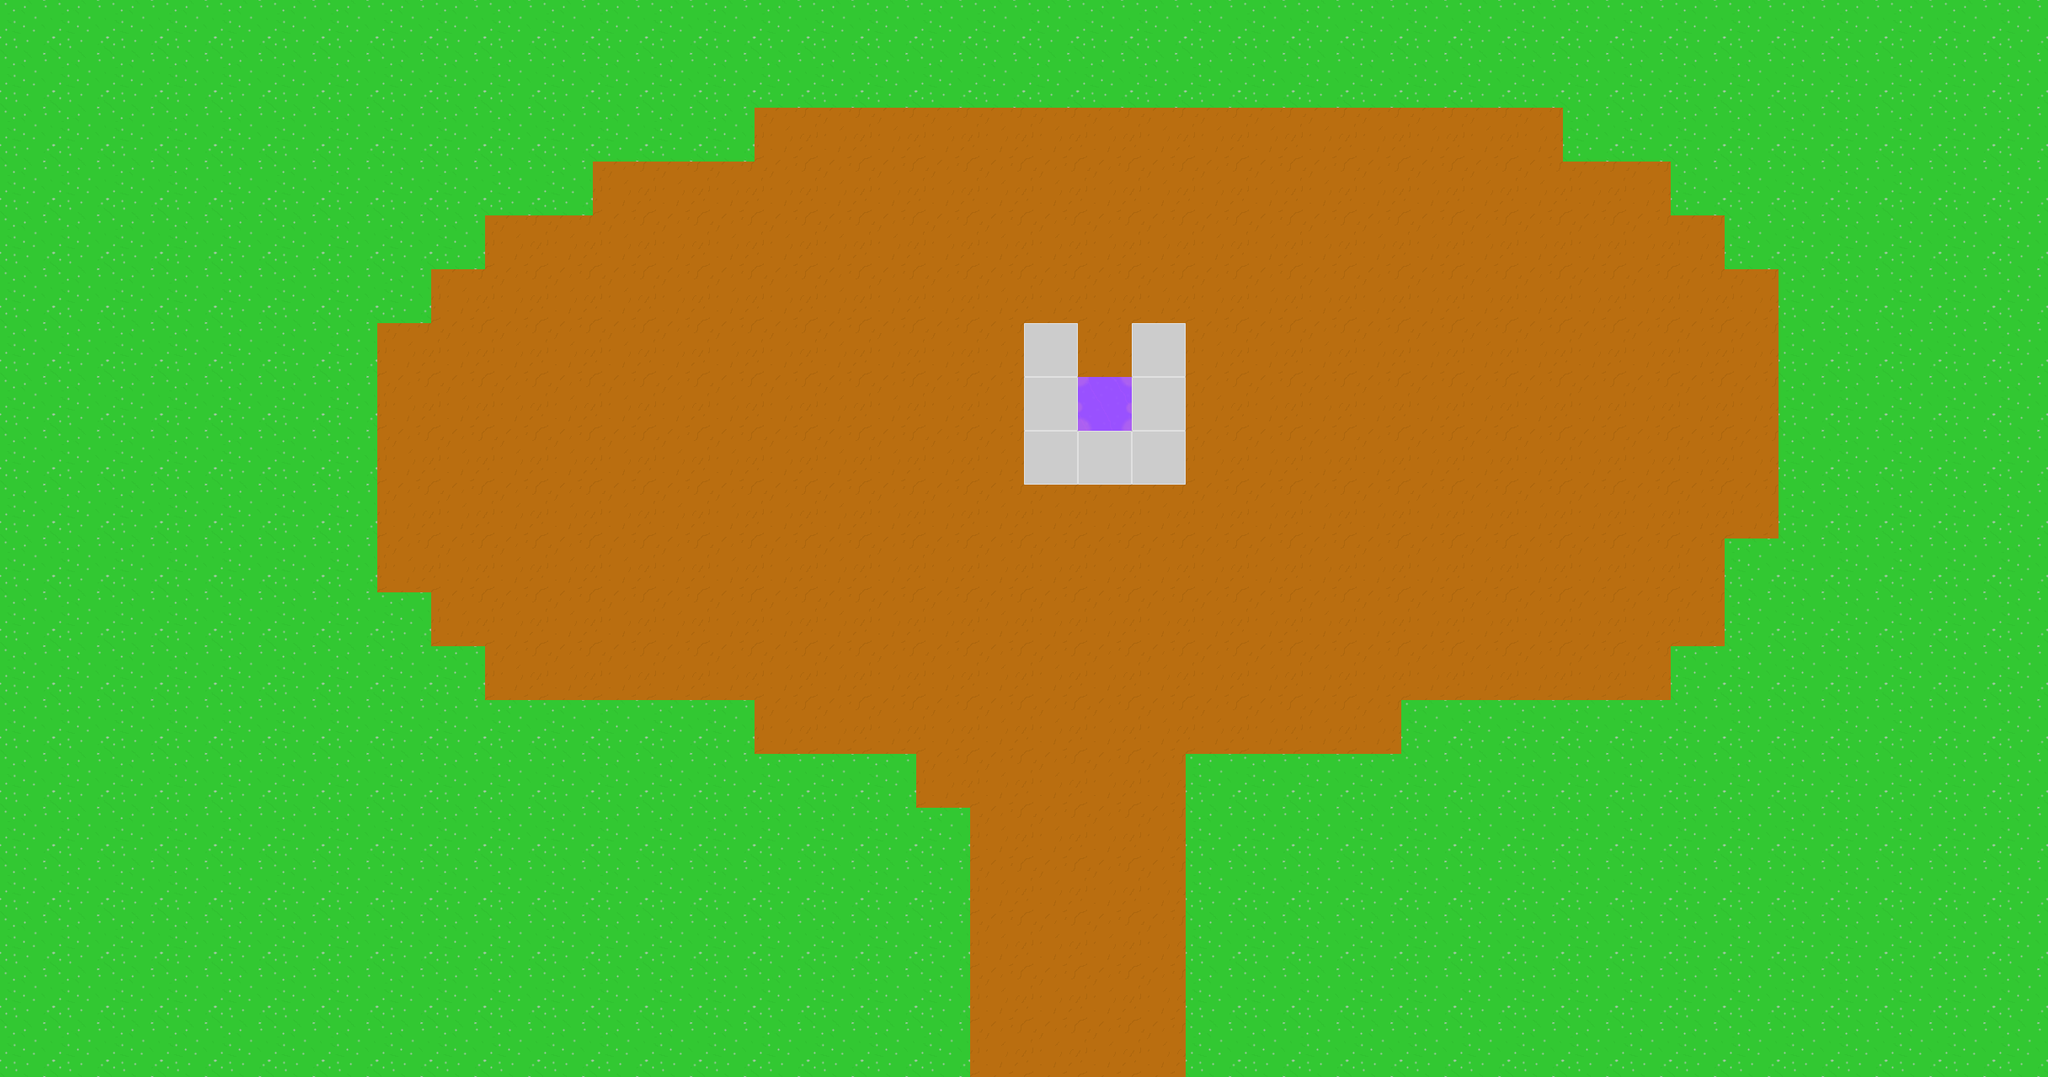

This game map was drawn from its Tiled (.tmx) file and the tilesets committed beside it. A one-line description and the full map source follow:
An orthogonal 38x20 tile map with 64x64 px tiles, 3 tile layers (Ground, Slime, Wall).

<map version="1.0" tiledversion="1.1.6" orientation="orthogonal" renderorder="right-down" width="38" height="20" tilewidth="64" tileheight="64" infinite="0" nextobjectid="1">
 <tileset firstgid="1" source="../Tilesets/tilesheet.tsx" />
 <layer name="Ground" width="38" height="20">
  <properties>
   <property name="Type" value="Ground" />
  </properties>
  <data encoding="csv">
1,1,1,1,1,1,1,1,1,1,1,1,1,1,1,1,1,1,1,1,1,1,1,1,1,1,1,1,1,1,1,1,1,1,1,1,1,1,
1,1,1,1,1,1,1,1,1,1,1,1,1,1,1,1,1,1,1,1,1,1,1,1,1,1,1,1,1,1,1,1,1,1,1,1,1,1,
1,1,1,1,1,1,1,1,1,1,1,1,1,1,2,2,2,2,2,2,2,2,2,2,2,2,2,2,2,1,1,1,1,1,1,1,1,1,
1,1,1,1,1,1,1,1,1,1,1,2,2,2,2,2,2,2,2,2,2,2,2,2,2,2,2,2,2,2,2,1,1,1,1,1,1,1,
1,1,1,1,1,1,1,1,1,2,2,2,2,2,2,2,2,2,2,2,2,2,2,2,2,2,2,2,2,2,2,2,1,1,1,1,1,1,
1,1,1,1,1,1,1,1,2,2,2,2,2,2,2,2,2,2,2,2,2,2,2,2,2,2,2,2,2,2,2,2,2,1,1,1,1,1,
1,1,1,1,1,1,1,2,2,2,2,2,2,2,2,2,2,2,2,2,2,2,2,2,2,2,2,2,2,2,2,2,2,1,1,1,1,1,
1,1,1,1,1,1,1,2,2,2,2,2,2,2,2,2,2,2,2,2,2,2,2,2,2,2,2,2,2,2,2,2,2,1,1,1,1,1,
1,1,1,1,1,1,1,2,2,2,2,2,2,2,2,2,2,2,2,2,2,2,2,2,2,2,2,2,2,2,2,2,2,1,1,1,1,1,
1,1,1,1,1,1,1,2,2,2,2,2,2,2,2,2,2,2,2,2,2,2,2,2,2,2,2,2,2,2,2,2,2,1,1,1,1,1,
1,1,1,1,1,1,1,2,2,2,2,2,2,2,2,2,2,2,2,2,2,2,2,2,2,2,2,2,2,2,2,2,1,1,1,1,1,1,
1,1,1,1,1,1,1,1,2,2,2,2,2,2,2,2,2,2,2,2,2,2,2,2,2,2,2,2,2,2,2,2,1,1,1,1,1,1,
1,1,1,1,1,1,1,1,1,2,2,2,2,2,2,2,2,2,2,2,2,2,2,2,2,2,2,2,2,2,2,1,1,1,1,1,1,1,
1,1,1,1,1,1,1,1,1,1,1,1,1,1,2,2,2,2,2,2,2,2,2,2,2,2,1,1,1,1,1,1,1,1,1,1,1,1,
1,1,1,1,1,1,1,1,1,1,1,1,1,1,1,1,1,2,2,2,2,2,1,1,1,1,1,1,1,1,1,1,1,1,1,1,1,1,
1,1,1,1,1,1,1,1,1,1,1,1,1,1,1,1,1,1,2,2,2,2,1,1,1,1,1,1,1,1,1,1,1,1,1,1,1,1,
1,1,1,1,1,1,1,1,1,1,1,1,1,1,1,1,1,1,2,2,2,2,1,1,1,1,1,1,1,1,1,1,1,1,1,1,1,1,
1,1,1,1,1,1,1,1,1,1,1,1,1,1,1,1,1,1,2,2,2,2,1,1,1,1,1,1,1,1,1,1,1,1,1,1,1,1,
1,1,1,1,1,1,1,1,1,1,1,1,1,1,1,1,1,1,2,2,2,2,1,1,1,1,1,1,1,1,1,1,1,1,1,1,1,1,
1,1,1,1,1,1,1,1,1,1,1,1,1,1,1,1,1,1,2,2,2,2,1,1,1,1,1,1,1,1,1,1,1,1,1,1,1,1
</data>
 </layer>
 <layer name="Slime" width="38" height="20">
  <properties>
   <property name="Type" value="Slime" />
  </properties>
  <data encoding="csv">
0,0,0,0,0,0,0,0,0,0,0,0,0,0,0,0,0,0,0,0,0,0,0,0,0,0,0,0,0,0,0,0,0,0,0,0,0,0,
0,0,0,0,0,0,0,0,0,0,0,0,0,0,0,0,0,0,0,0,0,0,0,0,0,0,0,0,0,0,0,0,0,0,0,0,0,0,
0,0,0,0,0,0,0,0,0,0,0,0,0,0,0,0,0,0,0,0,0,0,0,0,0,0,0,0,0,0,0,0,0,0,0,0,0,0,
0,0,0,0,0,0,0,0,0,0,0,0,0,0,0,0,0,0,0,0,0,0,0,0,0,0,0,0,0,0,0,0,0,0,0,0,0,0,
0,0,0,0,0,0,0,0,0,0,0,0,0,0,0,0,0,0,0,0,0,0,0,0,0,0,0,0,0,0,0,0,0,0,0,0,0,0,
0,0,0,0,0,0,0,0,0,0,0,0,0,0,0,0,0,0,0,0,0,0,0,0,0,0,0,0,0,0,0,0,0,0,0,0,0,0,
0,0,0,0,0,0,0,0,0,0,0,0,0,0,0,0,0,0,0,0,0,0,0,0,0,0,0,0,0,0,0,0,0,0,0,0,0,0,
0,0,0,0,0,0,0,0,0,0,0,0,0,0,0,0,0,0,0,0,57,0,0,0,0,0,0,0,0,0,0,0,0,0,0,0,0,0,
0,0,0,0,0,0,0,0,0,0,0,0,0,0,0,0,0,0,0,0,0,0,0,0,0,0,0,0,0,0,0,0,0,0,0,0,0,0,
0,0,0,0,0,0,0,0,0,0,0,0,0,0,0,0,0,0,0,0,0,0,0,0,0,0,0,0,0,0,0,0,0,0,0,0,0,0,
0,0,0,0,0,0,0,0,0,0,0,0,0,0,0,0,0,0,0,0,0,0,0,0,0,0,0,0,0,0,0,0,0,0,0,0,0,0,
0,0,0,0,0,0,0,0,0,0,0,0,0,0,0,0,0,0,0,0,0,0,0,0,0,0,0,0,0,0,0,0,0,0,0,0,0,0,
0,0,0,0,0,0,0,0,0,0,0,0,0,0,0,0,0,0,0,0,0,0,0,0,0,0,0,0,0,0,0,0,0,0,0,0,0,0,
0,0,0,0,0,0,0,0,0,0,0,0,0,0,0,0,0,0,0,0,0,0,0,0,0,0,0,0,0,0,0,0,0,0,0,0,0,0,
0,0,0,0,0,0,0,0,0,0,0,0,0,0,0,0,0,0,0,0,0,0,0,0,0,0,0,0,0,0,0,0,0,0,0,0,0,0,
0,0,0,0,0,0,0,0,0,0,0,0,0,0,0,0,0,0,0,0,0,0,0,0,0,0,0,0,0,0,0,0,0,0,0,0,0,0,
0,0,0,0,0,0,0,0,0,0,0,0,0,0,0,0,0,0,0,0,0,0,0,0,0,0,0,0,0,0,0,0,0,0,0,0,0,0,
0,0,0,0,0,0,0,0,0,0,0,0,0,0,0,0,0,0,0,0,0,0,0,0,0,0,0,0,0,0,0,0,0,0,0,0,0,0,
0,0,0,0,0,0,0,0,0,0,0,0,0,0,0,0,0,0,0,0,0,0,0,0,0,0,0,0,0,0,0,0,0,0,0,0,0,0,
0,0,0,0,0,0,0,0,0,0,0,0,0,0,0,0,0,0,0,0,0,0,0,0,0,0,0,0,0,0,0,0,0,0,0,0,0,0
</data>
 </layer>
 <layer name="Wall" width="38" height="20">
  <properties>
   <property name="Type" value="Wall" />
  </properties>
  <data encoding="csv">
0,0,0,0,0,0,0,0,0,0,0,0,0,0,0,0,0,0,0,0,0,0,0,0,0,0,0,0,0,0,0,0,0,0,0,0,0,0,
0,0,0,0,0,0,0,0,0,0,0,0,0,0,0,0,0,0,0,0,0,0,0,0,0,0,0,0,0,0,0,0,0,0,0,0,0,0,
0,0,0,0,0,0,0,0,0,0,0,0,0,0,0,0,0,0,0,0,0,0,0,0,0,0,0,0,0,0,0,0,0,0,0,0,0,0,
0,0,0,0,0,0,0,0,0,0,0,0,0,0,0,0,0,0,0,0,0,0,0,0,0,0,0,0,0,0,0,0,0,0,0,0,0,0,
0,0,0,0,0,0,0,0,0,0,0,0,0,0,0,0,0,0,0,0,0,0,0,0,0,0,0,0,0,0,0,0,0,0,0,0,0,0,
0,0,0,0,0,0,0,0,0,0,0,0,0,0,0,0,0,0,0,0,0,0,0,0,0,0,0,0,0,0,0,0,0,0,0,0,0,0,
0,0,0,0,0,0,0,0,0,0,0,0,0,0,0,0,0,0,0,3,0,3,0,0,0,0,0,0,0,0,0,0,0,0,0,0,0,0,
0,0,0,0,0,0,0,0,0,0,0,0,0,0,0,0,0,0,0,3,0,3,0,0,0,0,0,0,0,0,0,0,0,0,0,0,0,0,
0,0,0,0,0,0,0,0,0,0,0,0,0,0,0,0,0,0,0,3,3,3,0,0,0,0,0,0,0,0,0,0,0,0,0,0,0,0,
0,0,0,0,0,0,0,0,0,0,0,0,0,0,0,0,0,0,0,0,0,0,0,0,0,0,0,0,0,0,0,0,0,0,0,0,0,0,
0,0,0,0,0,0,0,0,0,0,0,0,0,0,0,0,0,0,0,0,0,0,0,0,0,0,0,0,0,0,0,0,0,0,0,0,0,0,
0,0,0,0,0,0,0,0,0,0,0,0,0,0,0,0,0,0,0,0,0,0,0,0,0,0,0,0,0,0,0,0,0,0,0,0,0,0,
0,0,0,0,0,0,0,0,0,0,0,0,0,0,0,0,0,0,0,0,0,0,0,0,0,0,0,0,0,0,0,0,0,0,0,0,0,0,
0,0,0,0,0,0,0,0,0,0,0,0,0,0,0,0,0,0,0,0,0,0,0,0,0,0,0,0,0,0,0,0,0,0,0,0,0,0,
0,0,0,0,0,0,0,0,0,0,0,0,0,0,0,0,0,0,0,0,0,0,0,0,0,0,0,0,0,0,0,0,0,0,0,0,0,0,
0,0,0,0,0,0,0,0,0,0,0,0,0,0,0,0,0,0,0,0,0,0,0,0,0,0,0,0,0,0,0,0,0,0,0,0,0,0,
0,0,0,0,0,0,0,0,0,0,0,0,0,0,0,0,0,0,0,0,0,0,0,0,0,0,0,0,0,0,0,0,0,0,0,0,0,0,
0,0,0,0,0,0,0,0,0,0,0,0,0,0,0,0,0,0,0,0,0,0,0,0,0,0,0,0,0,0,0,0,0,0,0,0,0,0,
0,0,0,0,0,0,0,0,0,0,0,0,0,0,0,0,0,0,0,0,0,0,0,0,0,0,0,0,0,0,0,0,0,0,0,0,0,0,
0,0,0,0,0,0,0,0,0,0,0,0,0,0,0,0,0,0,0,0,0,0,0,0,0,0,0,0,0,0,0,0,0,0,0,0,0,0
</data>
 </layer>
</map>